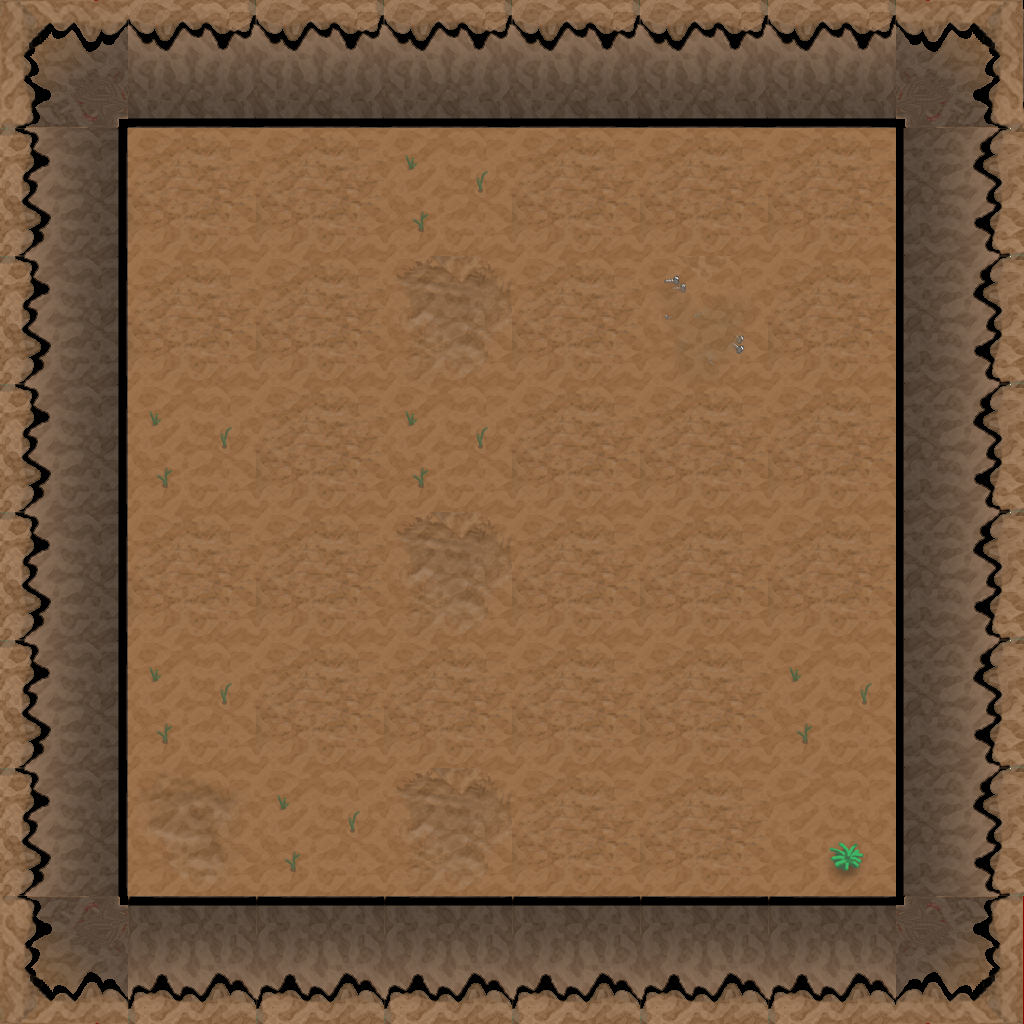

Rendered tile map (Tiled .tmx) drawn with the repository's tilesets; below, a short description and the full map source, tile grids included:
An orthogonal 8x8 tile map with 128x128 px tiles, 1 tile layer (Capa de Patrones 1).

<map version="1.0" orientation="orthogonal" renderorder="right-down" width="8" height="8" tilewidth="128" tileheight="128" nextobjectid="1">
 <tileset firstgid="1" name="Tileset_zon2" tilewidth="128" tileheight="128" tilecount="36" columns="4">
  <image source="../../Mapa/Tilesets/Tileset_zon2.png" width="512" height="1152" />
 </tileset>
 <layer name="Capa de Patrones 1" width="8" height="8">
  <data encoding="csv">
17,14,14,14,14,14,14,18,
13,6,6,11,6,6,6,15,
13,6,6,7,6,12,6,15,
13,11,6,11,6,6,6,15,
13,6,6,7,6,6,6,15,
13,11,6,6,6,6,11,15,
13,9,11,7,6,6,10,15,
20,16,16,16,16,16,16,19
</data>
 </layer>
</map>
